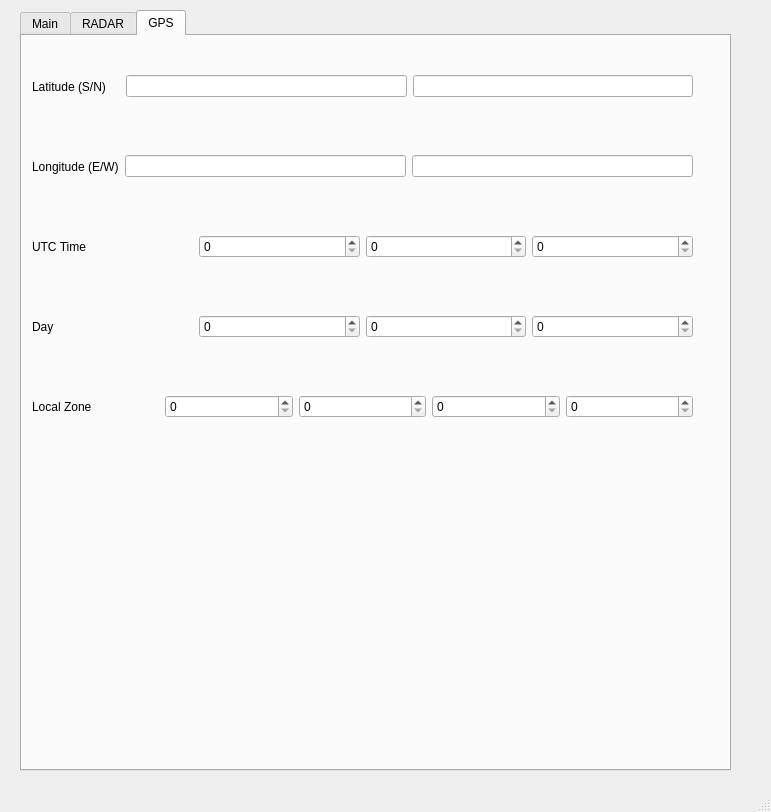
<?xml version="1.0" encoding="UTF-8"?>
<ui version="4.0">
 <class>client</class>
 <widget class="QMainWindow" name="client">
  <property name="geometry">
   <rect>
    <x>0</x>
    <y>0</y>
    <width>771</width>
    <height>812</height>
   </rect>
  </property>
  <property name="windowTitle">
   <string>client</string>
  </property>
  <widget class="QWidget" name="centralwidget">
   <widget class="QTabWidget" name="tabWidget">
    <property name="geometry">
     <rect>
      <x>20</x>
      <y>10</y>
      <width>711</width>
      <height>761</height>
     </rect>
    </property>
    <property name="currentIndex">
     <number>2</number>
    </property>
    <widget class="QWidget" name="main">
     <attribute name="title">
      <string>Main</string>
     </attribute>
     <widget class="QWidget" name="gridLayoutWidget">
      <property name="geometry">
       <rect>
        <x>0</x>
        <y>30</y>
        <width>671</width>
        <height>121</height>
       </rect>
      </property>
      <layout class="QGridLayout" name="gridLayout">
       <item row="1" column="1">
        <widget class="QLineEdit" name="lineEditNick"/>
       </item>
       <item row="1" column="2">
        <widget class="QPushButton" name="btnConnect">
         <property name="text">
          <string>Connect</string>
         </property>
        </widget>
       </item>
       <item row="0" column="0" alignment="Qt::AlignHCenter">
        <widget class="QLabel" name="label">
         <property name="text">
          <string>Server</string>
         </property>
         <property name="alignment">
          <set>Qt::AlignCenter</set>
         </property>
        </widget>
       </item>
       <item row="0" column="1">
        <widget class="QLineEdit" name="lineEditServer"/>
       </item>
       <item row="0" column="2">
        <widget class="QSpinBox" name="spinBoxPort"/>
       </item>
       <item row="1" column="0">
        <widget class="QLabel" name="label_2">
         <property name="text">
          <string>Client</string>
         </property>
         <property name="alignment">
          <set>Qt::AlignCenter</set>
         </property>
        </widget>
       </item>
      </layout>
     </widget>
     <widget class="QTextEdit" name="textEditChat">
      <property name="geometry">
       <rect>
        <x>10</x>
        <y>160</y>
        <width>631</width>
        <height>351</height>
       </rect>
      </property>
     </widget>
     <widget class="QWidget" name="horizontalLayoutWidget">
      <property name="geometry">
       <rect>
        <x>10</x>
        <y>540</y>
        <width>661</width>
        <height>71</height>
       </rect>
      </property>
      <layout class="QHBoxLayout" name="horizontalLayout">
       <item>
        <widget class="QLabel" name="label_3">
         <property name="text">
          <string>Message</string>
         </property>
        </widget>
       </item>
       <item>
        <widget class="QLineEdit" name="lineEditMsg">
         <property name="maximumSize">
          <size>
           <width>587</width>
           <height>25</height>
          </size>
         </property>
        </widget>
       </item>
       <item>
        <widget class="QPushButton" name="btnSend">
         <property name="text">
          <string>Send</string>
         </property>
        </widget>
       </item>
      </layout>
     </widget>
     <widget class="QWidget" name="horizontalLayoutWidget_2">
      <property name="geometry">
       <rect>
        <x>10</x>
        <y>620</y>
        <width>661</width>
        <height>71</height>
       </rect>
      </property>
      <layout class="QHBoxLayout" name="horizontalLayout_2">
       <item>
        <widget class="QLabel" name="label_4">
         <property name="text">
          <string>  File log </string>
         </property>
        </widget>
       </item>
       <item>
        <widget class="QLineEdit" name="lineEditFilepath"/>
       </item>
       <item>
        <widget class="QPushButton" name="btnOpen">
         <property name="text">
          <string>Open</string>
         </property>
        </widget>
       </item>
      </layout>
     </widget>
    </widget>
    <widget class="QWidget" name="radar">
     <attribute name="title">
      <string>RADAR</string>
     </attribute>
     <widget class="QWidget" name="gridLayoutWidget_2">
      <property name="geometry">
       <rect>
        <x>10</x>
        <y>10</y>
        <width>671</width>
        <height>631</height>
       </rect>
      </property>
      <layout class="QGridLayout" name="gridLayout_2">
       <property name="sizeConstraint">
        <enum>QLayout::SetFixedSize</enum>
       </property>
       <item row="10" column="0">
        <widget class="QLabel" name="label_11">
         <property name="text">
          <string>ID CMD</string>
         </property>
        </widget>
       </item>
       <item row="4" column="2">
        <widget class="QLineEdit" name="RA_LatDir"/>
       </item>
       <item row="4" column="0">
        <widget class="QLabel" name="label_6">
         <property name="text">
          <string>Latitude(N/S)</string>
         </property>
        </widget>
       </item>
       <item row="10" column="1">
        <widget class="QLineEdit" name="RA_CMD"/>
       </item>
       <item row="8" column="1">
        <widget class="QLineEdit" name="RA_Angle"/>
       </item>
       <item row="8" column="0">
        <widget class="QLabel" name="label_9">
         <property name="text">
          <string>North Angle</string>
         </property>
        </widget>
       </item>
       <item row="6" column="1">
        <widget class="QLineEdit" name="RA_Long"/>
       </item>
       <item row="9" column="1">
        <widget class="QLineEdit" name="RA_Measure"/>
       </item>
       <item row="7" column="0">
        <widget class="QLabel" name="label_8">
         <property name="text">
          <string>Distance</string>
         </property>
        </widget>
       </item>
       <item row="4" column="1">
        <widget class="QLineEdit" name="RA_Lat"/>
       </item>
       <item row="9" column="0">
        <widget class="QLabel" name="label_10">
         <property name="text">
          <string>Thang do</string>
         </property>
        </widget>
       </item>
       <item row="7" column="1">
        <widget class="QLineEdit" name="lineEditDistance"/>
       </item>
       <item row="6" column="0">
        <widget class="QLabel" name="label_7">
         <property name="text">
          <string>Longitude (E/W)</string>
         </property>
        </widget>
       </item>
       <item row="6" column="2">
        <widget class="QLineEdit" name="RA_LongDir"/>
       </item>
       <item row="2" column="1" colspan="2">
        <widget class="QLabel" name="label_5">
         <property name="text">
          <string>BAN TIN TOA DO MUC TIEU</string>
         </property>
         <property name="textFormat">
          <enum>Qt::AutoText</enum>
         </property>
         <property name="alignment">
          <set>Qt::AlignCenter</set>
         </property>
        </widget>
       </item>
      </layout>
     </widget>
    </widget>
    <widget class="QWidget" name="gps">
     <attribute name="title">
      <string>GPS</string>
     </attribute>
     <widget class="QWidget" name="horizontalLayoutWidget_3">
      <property name="geometry">
       <rect>
        <x>10</x>
        <y>20</y>
        <width>661</width>
        <height>61</height>
       </rect>
      </property>
      <layout class="QHBoxLayout" name="horizontalLayout_3">
       <item>
        <widget class="QLabel" name="label_19">
         <property name="text">
          <string>Latitude (S/N)    </string>
         </property>
        </widget>
       </item>
       <item>
        <widget class="QLineEdit" name="GPS_Lat"/>
       </item>
       <item>
        <widget class="QLineEdit" name="GPS_LatDir"/>
       </item>
      </layout>
     </widget>
     <widget class="QWidget" name="horizontalLayoutWidget_4">
      <property name="geometry">
       <rect>
        <x>10</x>
        <y>100</y>
        <width>661</width>
        <height>61</height>
       </rect>
      </property>
      <layout class="QHBoxLayout" name="horizontalLayout_4">
       <item>
        <widget class="QLabel" name="label_20">
         <property name="text">
          <string>Longitude (E/W)</string>
         </property>
        </widget>
       </item>
       <item>
        <widget class="QLineEdit" name="GPS_Long"/>
       </item>
       <item>
        <widget class="QLineEdit" name="GPS_LongDir"/>
       </item>
      </layout>
     </widget>
     <widget class="QWidget" name="horizontalLayoutWidget_5">
      <property name="geometry">
       <rect>
        <x>10</x>
        <y>180</y>
        <width>661</width>
        <height>61</height>
       </rect>
      </property>
      <layout class="QHBoxLayout" name="horizontalLayout_5">
       <item>
        <widget class="QLabel" name="label_21">
         <property name="text">
          <string>UTC Time</string>
         </property>
        </widget>
       </item>
       <item>
        <widget class="QSpinBox" name="GPS_Hour"/>
       </item>
       <item>
        <widget class="QSpinBox" name="GPS_Minute"/>
       </item>
       <item>
        <widget class="QSpinBox" name="GPS_Second">
         <property name="maximum">
          <number>2050</number>
         </property>
        </widget>
       </item>
      </layout>
     </widget>
     <widget class="QWidget" name="horizontalLayoutWidget_6">
      <property name="geometry">
       <rect>
        <x>10</x>
        <y>260</y>
        <width>661</width>
        <height>61</height>
       </rect>
      </property>
      <layout class="QHBoxLayout" name="horizontalLayout_6">
       <item>
        <widget class="QLabel" name="label_22">
         <property name="text">
          <string>Day</string>
         </property>
        </widget>
       </item>
       <item>
        <widget class="QSpinBox" name="GPS_Day"/>
       </item>
       <item>
        <widget class="QSpinBox" name="GPS_Month"/>
       </item>
       <item>
        <widget class="QSpinBox" name="GPS_Year"/>
       </item>
      </layout>
     </widget>
     <widget class="QWidget" name="horizontalLayoutWidget_7">
      <property name="geometry">
       <rect>
        <x>10</x>
        <y>340</y>
        <width>661</width>
        <height>61</height>
       </rect>
      </property>
      <layout class="QHBoxLayout" name="horizontalLayout_7">
       <item>
        <widget class="QLabel" name="label_23">
         <property name="text">
          <string>Local Zone</string>
         </property>
        </widget>
       </item>
       <item>
        <widget class="QSpinBox" name="GPS_Zone1"/>
       </item>
       <item>
        <widget class="QSpinBox" name="GPS_Zone2"/>
       </item>
       <item>
        <widget class="QSpinBox" name="GPS_Zone3"/>
       </item>
       <item>
        <widget class="QSpinBox" name="GPS_Zone4"/>
       </item>
      </layout>
     </widget>
    </widget>
   </widget>
  </widget>
  <widget class="QMenuBar" name="menubar">
   <property name="geometry">
    <rect>
     <x>0</x>
     <y>0</y>
     <width>771</width>
     <height>22</height>
    </rect>
   </property>
  </widget>
  <widget class="QStatusBar" name="statusbar"/>
 </widget>
 <resources/>
 <connections/>
</ui>
